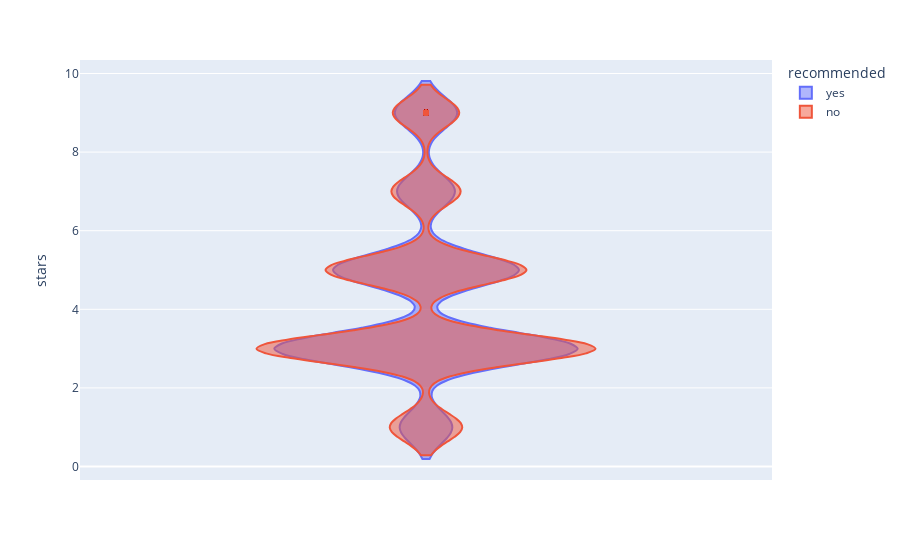

Notebook source saved alongside this figure:
### Code cell
fig = px.violin(df, y="stars", color = "recommended", violinmode = 'overlay')
fig.show()

### Figure 1 — Plotly figure (JSON) as saved in the notebook; plotly's stock layout.template omitted (floating-point values rounded to 4 significant figures; data arrays with more than 128 entries replaced by an {"elided": "..."} marker saying what was removed)
{"data": [{"alignmentgroup": "True", "box": {"visible": false}, "hovertemplate": "recommended=yes<br>stars=%{y}<extra></extra>", "legendgroup": "yes", "marker": {"color": "#636efa"}, "name": "yes", "offsetgroup": "yes", "orientation": "v", "scalegroup": "True", "showlegend": true, "type": "violin", "x0": " ", "xaxis": "x", "y": {"elided": "880 int values"}, "y0": " ", "yaxis": "y"}, {"alignmentgroup": "True", "box": {"visible": false}, "hovertemplate": "recommended=no<br>stars=%{y}<extra></extra>", "legendgroup": "no", "marker": {"color": "#EF553B"}, "name": "no", "offsetgroup": "no", "orientation": "v", "scalegroup": "True", "showlegend": true, "type": "violin", "x0": " ", "xaxis": "x", "y": {"elided": "1620 int values"}, "y0": " ", "yaxis": "y"}], "layout": {"legend": {"title": {"text": "recommended"}, "tracegroupgap": 0}, "margin": {"t": 60}, "violinmode": "overlay", "xaxis": {"anchor": "y", "domain": [0, 1]}, "yaxis": {"anchor": "x", "domain": [0, 1], "title": {"text": "stars"}}}}
